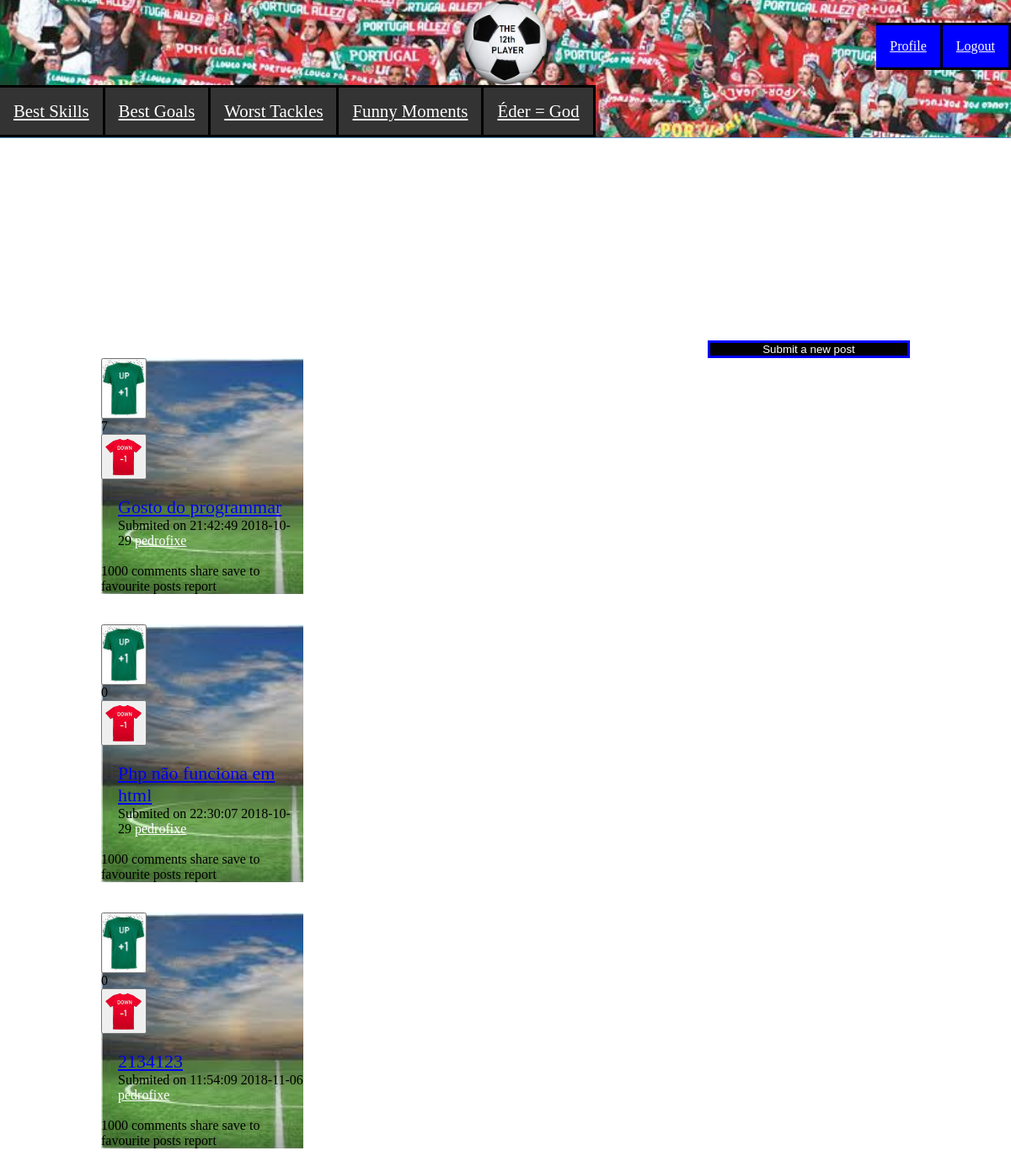
/posts.php, run on the app's committed database.
### tables this page shows
CREATE TABLE Post (
	idPost		INTEGER NOT NULL PRIMARY KEY,
	idUser		INTEGER REFERENCES User (idUser),

	Title 		VARCHAR (100) NOT NULL,
	Text		VARCHAR (1000) NOT NULL,

	Link		VARCHAR NOT NULL,

	Date		INTEGER NOT NULL,

	Upvotes		INTEGER,
	Downvotes	INTEGER
);

CREATE TABLE User (
    idUser      INTEGER  NOT NULL PRIMARY KEY,

    username	VARCHAR (50) NOT NULL UNIQUE,
	password	VARCHAR NOT NULL,
	age 		INTEGER NOT NULL,
	email		VARCHAR (100) NOT NULL UNIQUE
);

### utilities.php (called while the page is built, shortened)
<?php
	function getUsernameFromID($dbh, $id)
	{
		$query = $dbh->prepare('SELECT * FROM User WHERE idUser = ?');
		$query->execute(array($id));
		$results = $query->fetchAll();
		return $results[0]['username'];
	}
?>

### posts.php (the view, shortened to what this page needs)
<?php
	include_once("utilities.php");
	$dbh = new PDO('sqlite:database.db');
	$dbh->setAttribute(PDO::ATTR_EMULATE_PREPARES, false);
	$query = $dbh->prepare('SELECT * from Post');
	$status = $query->execute();
	$posts = $query->fetchAll();
?>
<!DOCTYPE <!DOCTYPE html>
<html lang="en" dir="ltr">
<head>
	<link href="style.css" rel="stylesheet">
</head>
<body>
	<nav class='posts'>
		<div class = "logo">
			<a href="./index.php">
				<img src='./12th.png'>
			</a>
		</div>
		<div class= "posts2">
			<ul>
				<li><a href="#a">Best Skills</a></li>
				<li><a href=#b>Best Goals</a></li>
				<li><a href=#c>Worst Tackles </a></li>
				<li><a href=#d>Funny Moments </a></li>
				<li><a href=#e>Éder = God </a></li>
			</ul>
		</div>
		<div class="profileInPosts">
			<div>
				<ul>
					<li><a href="logout.php">Logout</a></li>
					<li><a href="profile.html">Profile</a></li>
				</ul>
			</div>
		</div>
	</nav>
		   <button class="submitButton">Submit a new post</button>
		   <div id="posts">
		   	<?php foreach($posts as $post) { ?>
		   		<div id="main" class="postPage">
		   			<div class='post'>
		   				<div class="post-votes">
		   					<div class='ball up' >
		   						<button onclick='upVote(<?=$post['idPost']?>)' id='upVote()'>
		   							<img src="./upvote.jpg">
		   						</button>
		   					</div>
		   					<div id="numberOfVotes"><?=$post['Upvotes']-$post['Downvotes']?></div>
		   					<div class='ball down' id='downvote()'>
		   						<button onclick='downVote(<?=$post['idPost']?>)' id='downVote()'>
		   							<img src="./downvote1.png">
		   						</button>
		   					</div>
		   				</div>
		   				<div class="post-body">
		   					<a href="postPage.php?id=<?=$post['idPost']?>" class='post-title'> <?=$post['Title']?> </a>
		   					<p> Submited on <?=date('H:i:s Y-m-d', $post['Date']);?> <a href="#" class='submitter'> <?=getUsernameFromID($dbh, $post['idUser']);?></a><br><br></p>
		   				</div>
		   				<div class='post-options'>
		   					<span>1000 comments</span>
		   					<span>share</span>
		   					<span>save to favourite posts</span>
		   					<span>report</span>
		   				</div>
		   			</div>
		   		</div>
				</div>
		   		<br><br>
		   	<?php } ?>
		</body>
		</html>

### style.css (style rules this page uses)
* { margin: 0; padding: 0; }
.posts { display: grid; grid-auto-rows: auto; }
.postPage { display:grid; grid-auto-rows: auto; }
.posts { margin: 0; padding: 0; background-color: grey; border-bottom: solid #5f99cf; border-width: thin; position: relative; align-items: center; }
.post { background: url(stadium.jpg); background-size: cover; }
.profileInPosts { margin-top: -18%; }
.profileInPosts ul li { align-items: flex-end; background-color: blue; float: right; }
.profileInPosts ul li a { align-items: flex-end; color: white; background-color: blue; }
.logo { margin-left: auto; margin-right: auto; }
.posts2 ul li a { color: white; font-size: 130%; }
nav { background-image: url(pt.png); background-repeat: no-repeat; background-position: center; background-size: cover; width: 100%; border-bottom: solid; border-color: black; border-width:thick; }
nav ul { background-color: #333333; margin: 0; list-style: none; display: block; }
nav ul li { background-color: #333333; float: left; padding: 16px; display: block; display: inline-table; border-right: solid black; border-top: solid black; border-bottom: solid black; }
.submitButton { background-color: black; color: white; width: 20%; border: solid blue; margin-left: 70%; margin-top: 20%; }
.postPage { margin-left: 10%; margin-right: 70%; display: grid; grid-auto-rows: 100%; background-color: grey; z-index: 1; }
.post-body { margin-left: 20px; margin-top: 20px; }
.post-title { font-size: 22px; margin-top: -10px; }
.submitter { color: white; margin-top: 20%; }

### data on the page
post: $post['Upvotes']-$post['Downvotes'] "7", Title "Gosto do programmar", Date "21:42:49 2018-10-29", idUser.username "pedrofixe"
post: $post['Upvotes']-$post['Downvotes'] "0", Title "Php não funciona em html", Date "22:30:07 2018-10-29", idUser.username "pedrofixe"
post: $post['Upvotes']-$post['Downvotes'] "0", Title "2134123", Date "11:54:09 2018-11-06", idUser.username "pedrofixe"
